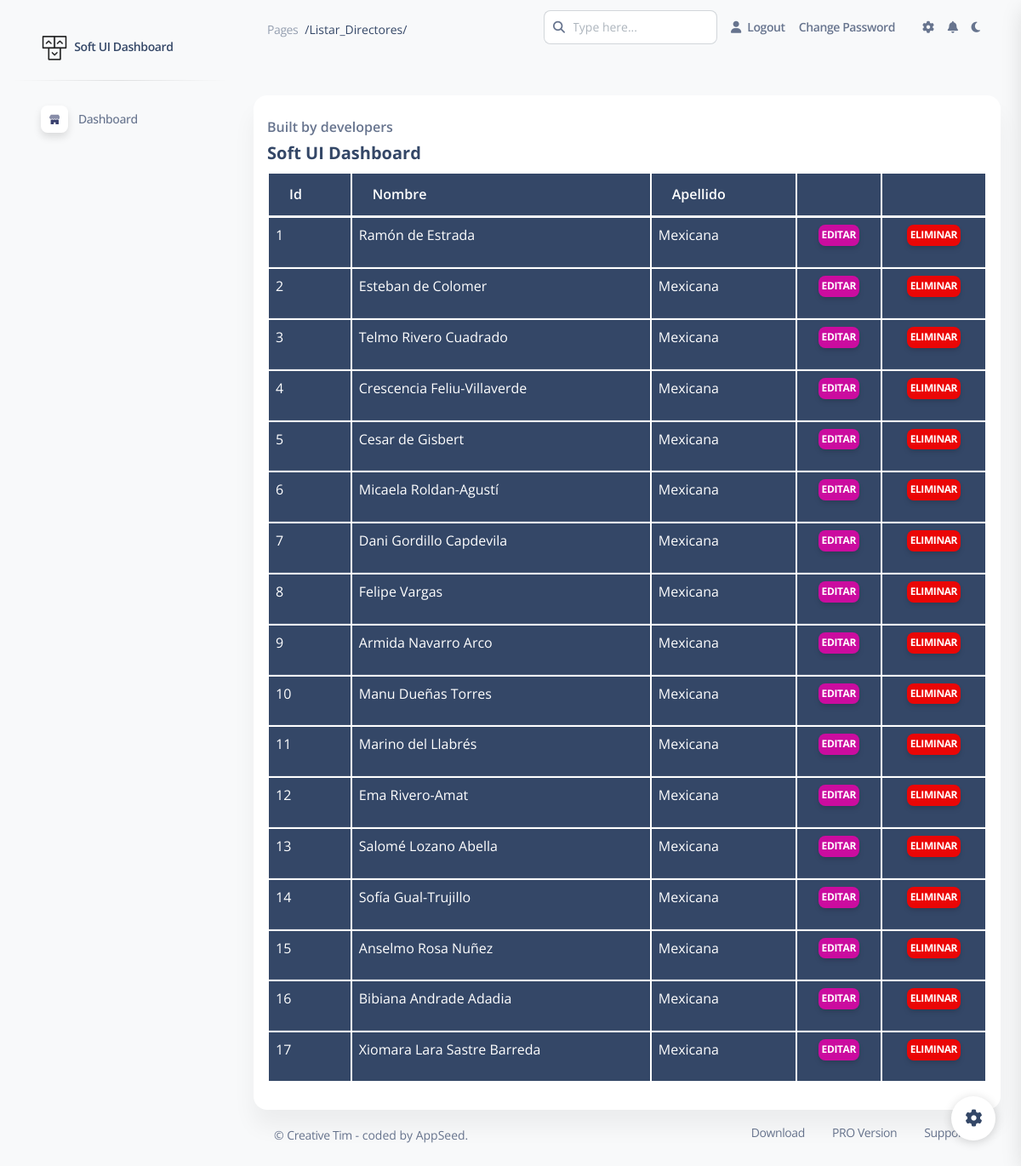
Screenshot of /listar_directores/ (signed in) with the database file from the repository.
### director_cine/models.py (models this page shows, shortened)
class Director(models.Model):
    nombre = models.CharField(max_length=100)
    nacionalidad = models.CharField(max_length=100)
    fecha_nacimiento = models.DateField()

### director_cine/views.py (the view)
# urls.py: path('listar_directores/', views.listar_directores, name='Lista directores'),
def listar_directores(request):
    directores = Director.objects.all()
    return render(
        request, 'pages/listar_directores.html',
        context={
            'directores': directores,
            'pagina': 'directores',
            'titulo': 'Listar Directores',
        }
    )

### director_cine/templatetags/admin_soft.py (called while the page is built)
@assignment_tag(takes_context=True)
def admin_get_menu(context):
    return get_menu_items(context)

### director_cine/templates/pages/listar_directores.html (shortened to what this page needs)
{% extends 'layouts/base.html' %}
{% load static %}
{% block content %}
    <div class="container-fluid py-4">
      <div class="row mt-4">
        <div class="col-lg-12 mb-lg-0 mb-4">
          <div class="card">
            <div class="card-body p-3">
              <div class="row">
                <div class="col-lg-12">
                  <div class="d-flex flex-column h-100">
                    <p class="mb-1 pt-2 text-bold">Built by developers</p>
                    <h5 class="font-weight-bolder">Soft UI Dashboard</h5>
                    <table class="table table-dark">
    <thead>
        <tr>
            <th class="text-right" scope="col">Id</th>
            <th class="text-right" scope="col">Nombre</th>
            <th class="text-right" scope="col">Apellido</th>
            <th></th>
            <th></th>
        </tr>
    </thead>
    <tbody>{% for director in directores %}
        <tr scope="row">
            <td class="text-right">{{director.id}}</td>
            <td class="text-right">{{director.nombre}}</td>
            <td class="text-right">{{director.nacionalidad}}</td>
            <td class="text-center"><a class="btn btn-primary btn-xs px-1 py-1"
                    href="/eliminar_director/{{director.id}}">Editar</a>
            </td>
            <td class="text-center"><a class="btn btn-danger btn-xs px-1 py-1"
                    href="/eliminar_director/{{director.id}}">Eliminar</a>
            </td>
        </tr>
        {%endfor%}
    </tbody>
</table>
                  </div>
                </div>
              </div>
            </div>
          </div>
        </div>
      </div>
      {% include "includes/footer.html" %}
    </div>
{% endblock content %}

### static/css/dark-theme-core.css (style rules this page uses)
body { transition: background-color 200ms ease-in; }

### rows the page displays
Director: id "1", nombre "Ramón de Estrada", nacionalidad "Mexicana"
Director: id "2", nombre "Esteban de Colomer", nacionalidad "Mexicana"
Director: id "3", nombre "Telmo Rivero Cuadrado", nacionalidad "Mexicana"
Director: id "4", nombre "Crescencia Feliu-Villaverde", nacionalidad "Mexicana"
Director: id "5", nombre "Cesar de Gisbert", nacionalidad "Mexicana"
Director: id "6", nombre "Micaela Roldan-Agustí", nacionalidad "Mexicana"
Director: id "7", nombre "Dani Gordillo Capdevila", nacionalidad "Mexicana"
Director: id "8", nombre "Felipe Vargas", nacionalidad "Mexicana"
Director: id "9", nombre "Armida Navarro Arco", nacionalidad "Mexicana"
Director: id "10", nombre "Manu Dueñas Torres", nacionalidad "Mexicana"
Director: id "11", nombre "Marino del Llabrés", nacionalidad "Mexicana"
Director: id "12", nombre "Ema Rivero-Amat", nacionalidad "Mexicana"
Director: id "13", nombre "Salomé Lozano Abella", nacionalidad "Mexicana"
Director: id "14", nombre "Sofía Gual-Trujillo", nacionalidad "Mexicana"
Director: id "15", nombre "Anselmo Rosa Nuñez", nacionalidad "Mexicana"
Director: id "16", nombre "Bibiana Andrade Adadia", nacionalidad "Mexicana"
Director: id "17", nombre "Xiomara Lara Sastre Barreda", nacionalidad "Mexicana"

### other values shown
{{ request.path|title }} "/Listar_Directores/"
